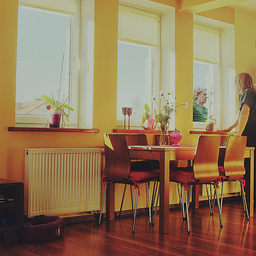
#> input picture D_sw1e5/sample_input.png, 256 x 256 px
$ python -i toon.py   (imports and definitions only)
#> lines starting #> are read from the running program, lines starting #| are printed output that depends on the picture
#> further down, picture is the input picture: shape (256, 256, 3); mean B, G, R 88.1, 120, 145.6
"""赛璐璐平涂 + 漫画线条：补上 Gram 学不到的东西。

    python -m tools.toon --ckpt runs/final/D_ukiyoe --input data/content --limit 3

**为什么需要这一步**：Gram 矩阵是颜色/纹理的统计量，它丢掉了空间结构。
米山舞画风的核心是「有力线条 + 赛璐璐平涂」，这两样 Gram 都抓不住——
实测训出来的是一层斜向排线纹理，不是线条。

**分工原则（这一路试错得出的）**：

    网络负责它擅长的：调色板、明暗关系、大色块的取舍
    固定逻辑负责剩下的：平坦（量化）、线条（内容边缘）、粗细（多尺度）

把"平坦"和"线条"塞进网络里学，试过两次都失败——它们本来就不是网络该做的。

**完整管线**：

    网络输出 → 提饱和 → 提对比 → 模糊 → 量化 → 中值去斑 → 叠多尺度线条
    内容帧 ─────────────────→ 多尺度边缘 ────────────────────┘

⚠ 本文件是**效果原型**，只验证"这样做好不好看"，不追求硬件可实现性。
落到 RTL 前要单独评估：行缓冲怎么复用、多尺度边缘怎么流水。

**踩过的坑（都留了代码注释）**：
  1. 直接在原图上做 Sobel → 毛发/草地纹理全成了线，糊成一片
  2. 模糊放在"训练目标"里 → 连对比和结构一起抹掉，输出像蒙了层灰
  3. 量化不先去斑 → 排线残渣被切成碎色块
"""

from __future__ import annotations

import argparse
import sys
from pathlib import Path

import numpy as np
from PIL import Image

sys.path.insert(0, str(Path(__file__).resolve().parent.parent))

from train.data import (  # noqa: E402
    DATA,
    blend_chroma,
    color_stats,
    load_style,
    match_luma,
    merge_luma,
    to_batch,
    to_luma,
    transfer_matrix,
)
from train.stylize import fit, load_net  # noqa: E402
from train.train import pick_device  # noqa: E402

LUMA = np.array([0.299, 0.587, 0.114], dtype=np.float32)
SOBEL_X = np.array([[-1, 0, 1], [-2, 0, 2], [-1, 0, 1]], dtype=np.float32)
SOBEL_Y = SOBEL_X.T


# ─────────────────────────────────────────────────────────────
# 基础算子（纯 numpy，不引入 scipy）
# ─────────────────────────────────────────────────────────────
# [10 lines left out: function _conv3, not called in this run]


def _gaussian_kernel(sigma: float) -> np.ndarray:
    r = max(1, int(round(3 * sigma)))
    x = np.arange(-r, r + 1, dtype=np.float32)
    k = np.exp(-(x ** 2) / (2 * sigma ** 2))
    return k / k.sum()


def blur(rgb: np.ndarray, sigma: float) -> np.ndarray:
    """可分离高斯模糊。"""
    if sigma <= 0:
        return rgb
    k = _gaussian_kernel(sigma)
    r = len(k) // 2
    out = rgb.astype(np.float32)
    for axis in (0, 1):
        out = np.apply_along_axis(
            lambda m: np.convolve(np.pad(m, r, mode="edge"), k, mode="valid"),
            axis, out)
    return out.astype(np.float32)


# [22 lines left out: functions median3, saturate, not called in this run]


class TemporalStat:
    """**逐帧统计量的时间平滑**：一阶 IIR + 场景切换检测。所有逐帧统计量共用。

    ## 为什么必须有它

    只要流水线开始用**逐帧统计量**（`match_luma` 的亮度对齐、`auto_contrast_params`
    的自适应对比度），就直接继承两个问题：

    1. **帧间闪烁**——统计量逐帧抖动 ⇒ 增益逐帧抖动 ⇒ 画面亮度/对比度在抖。
    2. **场景切换**——IIR 平滑之后，切镜头时统计量要**很多帧**才追上新场景，
       这期间增益是错的（画面忽明忽暗）。α=0.9 时时间常数 ≈ 10 帧，
       **720p30 下约 0.33 秒**——肉眼很明显。

    所以两个机制缺一不可：**IIR 抑抖动 + 突变检测在切镜头时把 IIR 重置**。

        if |x_t − s_{t−1}| > cut_thr · scale:   s_t = x_t          （判为切镜头，直接跳）
        else:                                   s_t = α·s_{t−1} + (1−α)·x_t

    `cut_thr` 用 `scale` 归一，这样它不依赖输入的绝对量级
    （和 `train/data.py::match_luma` 同一个教训：阈值必须相对量级定）。

    ## 硬件代价

    **每个统计量一个寄存器**（存 `s_{t−1}`），外加一个比较器和一个乘加。
    没有行缓冲、没有 BRAM。

    ## ⚠ 原型里验不了"不闪"

    这里的单张图和视频无关——**下面的自检只验数学**（阶跃响应、抖动抑制、
    切镜头重置），**验不了上板的实际观感**。上板前不要把这条标成"已解决"。
    """

    # `cut_thr=0.10`（2026-09-29 从 0.25 改下来）：0.25 会**漏检**
    # —— 实测折叠网络的切镜头跳变是 0.244，刚好卡在阈值下面。
    # 0.10 的余量：场景内逐帧抖动实测 0.0079，阈值是它的 **13 倍**，不会误触发。
    # [125 lines left out: functions __init__, __call__, auto_contrast_params, contrast, _integral, _quad_sum, not called in this run]


PAPER_WHITE = np.array([248, 244, 232], np.float32) / 255.0   # 暖纸白
COOL_PIGMENT = np.array([28, 42, 66], np.float32) / 255.0     # 冷颜料（暗部）


OCT_POW = -0.375
"""八度加权指数，**实测标定**出来的，不是推的（见 `_paper_field`）。"""


# [645 lines left out: functions _paper_field, wc_finish, kuwahara, _bilinear, _down_box, _up_nn and 11 more, not called in this run]


_last_label: list = [None]
"""最近一次 region_colorize 用的分区标签。

线条和色块如果是两套独立的分割，就会**对不齐**（实测：熊脸颊上的线和色块错开）。
真实的赛璐璐里**线条就是色块的边界**，是同一个东西。所以让 region_colorize
把标签留在这里，线条直接从它上面取边界——天然对齐，而且不用做 Sobel/NMS。
"""


# [53 lines left out: functions region_boundary_mask, _box, guided_filter, not called in this run]


def _norm(x: np.ndarray) -> np.ndarray:
    """零均值、单位标准差。"""
    return (x - x.mean()) / (x.std() + 1e-6)


# [207 lines left out: functions _gradmag, watercolor, region_colorize, flatten, quantize_perceptual, line_overlay, not called in this run]


def xdog(rgb: np.ndarray, *, sigma: float = 1.0, k: float = 1.6, gamma: float = 0.98,
         eps: float = 0.9, phi: float = 200.0) -> np.ndarray:
    """XDoG（扩展高斯差分）——照片转墨线的经典算子，实时漫画滤镜的基础。

    出处：Winnemöller et al., "XDoG: Advanced Image Stylization with eXtended
    Difference-of-Gaussians", NPAR 2011.

    相比"Sobel + 硬阈值"的两个关键好处：

    1. **软阈值给出墨色浓淡**。`1 + tanh(φ(D−ε))` 是连续过渡，
       边缘越强越黑、越弱越淡——**这正是"线条要有粗细浓淡变化"的来源**，
       而硬阈值只有 0/1 两态，线条死板。
    2. **线条更连贯**。DoG 是带通，天然抑制孤立噪点、保留延伸的边，
       不像 Sobel 那样在纹理区炸成散点。

    硬件上很便宜：两个可分离高斯（复用盒滤波近似）+ 一次比较 + 一个 tanh 查表。
    **比现在的 Sobel + NMS + 双尺度还省。**

    返回 HxW 的"墨量"图：1 = 全黑线，0 = 无墨。
    """
#> called with sigma = 1, k = 1.6, gamma = 0.98, eps = 0.9, phi = 200
    gray = rgb @ LUMA
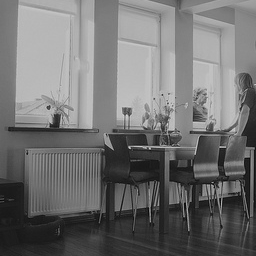
#> gray: shape (256, 256) float32; min 5.9, max 214.8, mean 113.4
    g1 = blur(gray[:, :, None], sigma)[:, :, 0]
#> the loop in blur, `for axis in (0, 1):` made 2 passes
#> pass 2, in blur, `out = np.apply_along_axis( lambda m: np.convolve(np.pad(m, r, mode="ed..`:
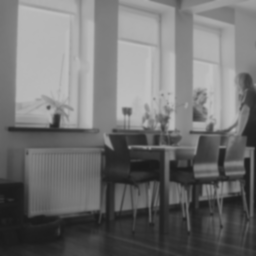
#> out: shape (256, 256, 1) float32; min 25.52, max 193.2, mean 113.4
    g2 = blur(gray[:, :, None], sigma * k)[:, :, 0]
#> the loop in blur (call 2), `for axis in (0, 1):` made 2 passes
#> pass 1, in blur (call 2), `out = np.apply_along_axis( lambda m: np.convolve(np.pad(m, r, mode="ed..`:
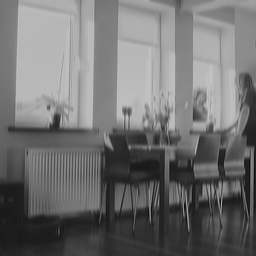
#> out: shape (256, 256, 1) float32; min 12.09, max 198.6, mean 113.4
    d = g1 - gamma * g2
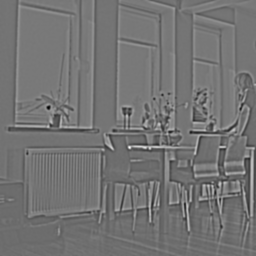
#> d: shape (256, 256) float32; min -27.61, max 38.21, mean 2.3; drawn with min black and max white
    ink = np.where(d >= eps, 0.0, 1.0 + np.tanh(phi * (d - eps)))
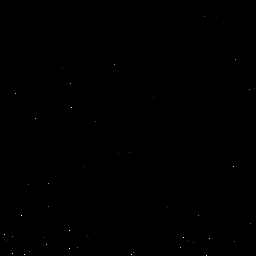
#> ink: shape (256, 256) float32; min 0, max 0.992, mean 0.000403
    return np.clip(ink, 0.0, 1.0)


# [8 lines left out: function ink_overlay, not called in this run]


# ─────────────────────────────────────────────────────────────
def to_np(t) -> np.ndarray:
    """(1,3,H,W) [0,1] -> (H,W,3)"""
    return t[0].permute(1, 2, 0).detach().cpu().numpy()


def to_pil(a: np.ndarray) -> Image.Image:
    return Image.fromarray((np.clip(a, 0, 1) * 255).astype(np.uint8))


# [553 lines left out: functions label_strip, main, _self_check, not called in this run]


# [5 lines not run here, left out]

>>> import cv2
>>> picture = cv2.imread('D_sw1e5/sample_input.png')
>>> result = xdog(picture)
